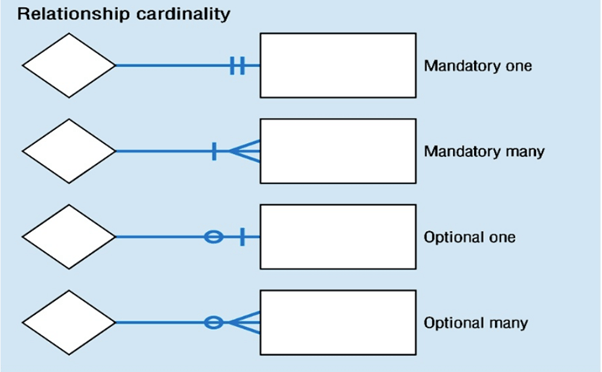
//> input picture ed/r/uml/img/relationships.2.webp, 602 x 372 px
$ ./one ../../../../r/uml/img/relationships.2.webp   (built with g++ and OpenCV 4)
//> lines starting //> are read from the running program, lines starting //| are printed output that depends on the picture; after the words box and inside, x2 and y2 are one past the last pixel; in counts of white or black regions, pixels touching at a corner belong together

#include <opencv2/core/core.hpp>
#include <opencv2/highgui/highgui.hpp>
#include <opencv2/imgproc/imgproc.hpp>
#include <stdio.h>
#include <iostream>

using namespace cv;
using namespace std;

cv::Rect gr_z(int h, int w)
{
    int top    = int(0.14 * h);
    int bottom = int(0.25 * h);
    int left   = int(0.60 * w);
    int right  = int(0.71 * w);

    return cv::Rect(left, top, right - left, bottom - top);
}

cv::Rect gr_n(int h, int w)
{
    int top    = int(0.065 * h);
    int bottom = int(0.16 * h);
    int left   = int(0.49 * w);
    int right  = int(0.528 * w);

    return cv::Rect(left, top, right - left, bottom - top);
}

cv::Rect gr(int h, int w)
{
    return gr_n(h, w);
}

int b(string f)
{
    cv::Mat image = imread(f, CV_LOAD_IMAGE_UNCHANGED);
//> image is the input picture: 372 rows x 602 cols, CV_8UC3; mean B, G, R 238.4, 227.5, 211.9
    if (!image.data)
    {
        cout << "Could not open or find the image.\n";
        return -1;
    }

    cv::Size s = image.size();
//> s = Size(602, 372)
    int h = s.height;
//> h = 372
    int w = s.width;
//> w = 602

    cv::Rect rc = gr(h, w);
//> rc = Rect(294, 24, 23, 35)
    cv::Mat r = image(rc);
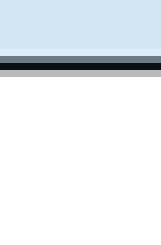
//> r: 35 rows x 23 cols, CV_8UC3 (shown 7 times larger); mean B, G, R 240.3, 236.9, 231.9
    blur(r, r, Size(50, 50));
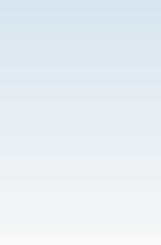
//> r: 35 rows x 23 cols, CV_8UC3 (shown 7 times larger); mean B, G, R 243, 238.3, 231.7
//> image: 372 rows x 602 cols, CV_8UC3; 0.36% of pixels changed, all inside (x1, y1, x2, y2) = (294, 24, 317, 59)
    image(rc) = r;

    // namedWindow("blur", CV_WINDOW_AUTOSIZE);
    // imshow("blur", image);
    // waitKey(0);
    imwrite(f+".r.png", image);
}

int main(int argc, char *argv[])
{
    string f = argv[1];
    b(f);

    return 0;
}

$ run again, on ed/r/uml/img/relationships.1.png
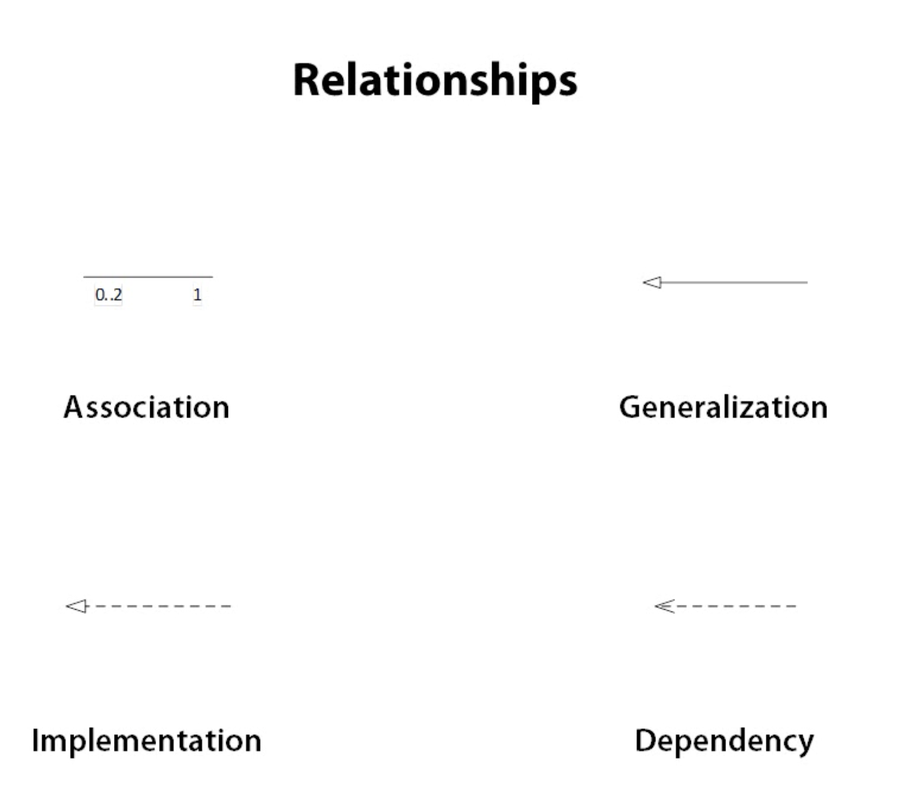
//> input picture ed/r/uml/img/relationships.1.png, 899 x 785 px, shrunk from 1538 x 1344 before the run
//> in b, image is the input picture: 785 rows x 899 cols, CV_8UC4; mean B, G, R, A 251, 251, 251, 255
//> in b, `blur(r, r, Size(50, 50));`:
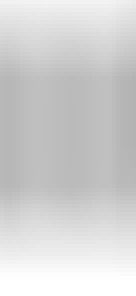
//> r: 74 rows x 34 cols, CV_8UC4 (shown 4 times larger); mean B, G, R, A 209.5, 209.5, 209.5, 255
//> in b, `blur(r, r, Size(50, 50));`:
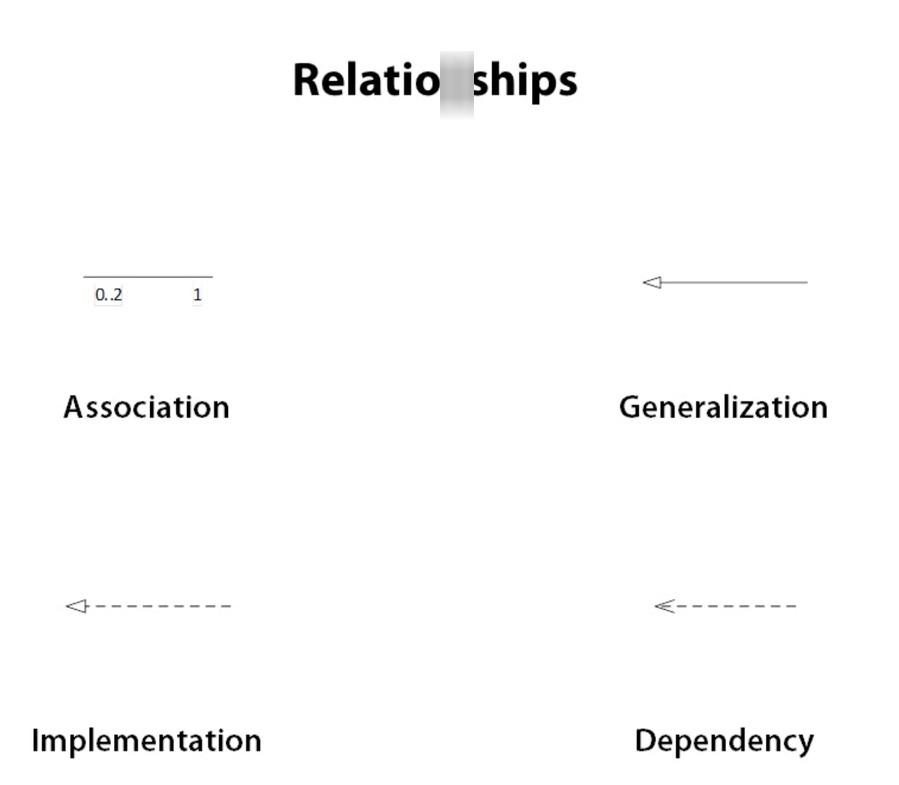
//> image: 785 rows x 899 cols, CV_8UC4; 0.34% of pixels changed, all inside (x1, y1, x2, y2) = (440, 51, 474, 121)
